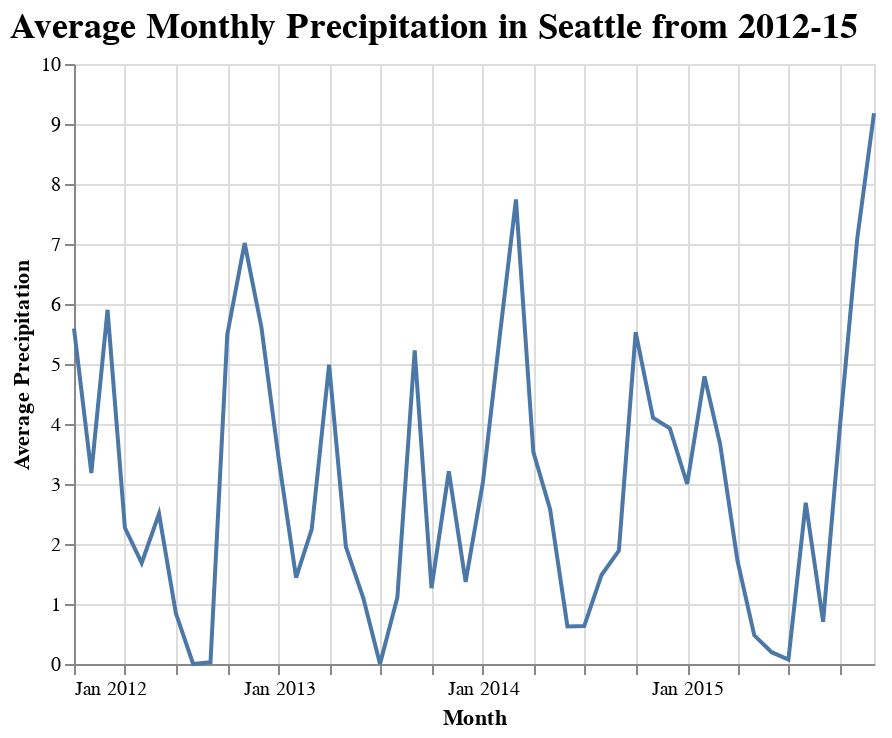

Source (notebook cell):
### Markdown cell above
Often when you're studying changes over time with lots of time periods, it's more helpful to visualize data in line chart, rather than a bar chart, so let's change our chart to use `.mark_line()`:

### Code cell
viz = alt.Chart(sw_df).mark_line().encode(
    alt.X('yearmonth(date):T', title='Month'),
    alt.Y('average(precipitation):Q', title='Average Precipitation')
).properties(title="Average Monthly Precipitation in Seattle from 2012-15")

viz.configure_title(
    fontSize=18,
    font='Helvetica',
    anchor='start',
    color='black'
)

### Figure 1 — Vega-Lite specification as saved in the notebook (floating-point values rounded to 4 significant figures; data arrays with more than 128 entries replaced by an {"elided": "..."} marker saying what was removed)
{"config": {"view": {"continuousWidth": 400, "continuousHeight": 300}, "title": {"anchor": "start", "color": "black", "font": "Helvetica", "fontSize": 18}}, "data": {"name": "data-830c39fec90146253fb06a06c26374ef"}, "mark": "line", "encoding": {"x": {"type": "temporal", "field": "date", "timeUnit": "yearmonth", "title": "Month"}, "y": {"type": "quantitative", "aggregate": "average", "field": "precipitation", "title": "Average Precipitation"}}, "title": "Average Monthly Precipitation in Seattle from 2012-15", "$schema": "https://vega.github.io/schema/vega-lite/v4.8.1.json", "datasets": {"data-830c39fec90146253fb06a06c26374ef": {"elided": "1461 records"}}}
